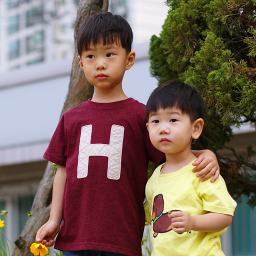
//> input picture SampleImages/boys2.bmp, 256 x 256 px
$ ./main   (built with g++ and OpenCV 4)
//> lines starting //> are read from the running program, lines starting //| are printed output that depends on the picture
### ProcessImage.h
#pragma once
#include "use_opencv.h"

void IppInverse(cv::InputArray src, cv::OutputArray dst);
void IppBrightness(cv::InputArray src, cv::OutputArray dst, int value);

### use_opencv.h
/////////////////////////////////////////////////////////////////////
// use_opencv.h
// written  by darkpgmr (http://darkpgmr.tistory.com), 2013


#pragma once

#include "opencv2/highgui/highgui.hpp"
#include "opencv2/imgproc/imgproc.hpp"
#include "opencv2/core/core.hpp"
// [16 lines of commented-out code are left out]

#ifdef _DEBUG
	#pragma comment(lib,"opencv_core300d.lib")
	#pragma comment(lib,"opencv_highgui300d.lib")
	#pragma comment(lib,"opencv_imgproc300d.lib")
//	#pragma comment(lib,"opencv_ximgproc300d.lib")
//	#pragma comment(lib,"opencv_video241d.lib")
//	#pragma comment(lib,"opencv_nonfree241d.lib")
//	#pragma comment(lib,"opencv_videostab241d.lib")
//	#pragma comment(lib,"opencv_features2d241d.lib")
//	#pragma comment(lib,"opencv_objdetect241d.lib")
//	#pragma comment(lib,"opencv_flann241d.lib")
//	#pragma comment(lib,"opencv_photo241d.lib")
//	#pragma comment(lib,"opencv_calib3d241d.lib")
//	#pragma comment(lib,"opencv_ml241d.lib")
//	#pragma comment(lib,"opencv_contrib241d.lib")
//	#pragma comment(lib,"opencv_ts241d.lib")
//	#pragma comment(lib,"opencv_stitching241d.lib")
//	#pragma comment(lib,"opencv_legacy241d.lib")
#else
	#pragma comment(lib,"opencv_core300.lib")
	#pragma comment(lib,"opencv_highgui300.lib")
	#pragma comment(lib,"opencv_imgproc300.lib")
	//#pragma comment(lib,"opencv_ximgproc300.lib")
//	#pragma comment(lib,"opencv_video241.lib")
//	#pragma comment(lib,"opencv_nonfree241.lib")
//	#pragma comment(lib,"opencv_videostab241.lib")
//	#pragma comment(lib,"opencv_features2d241.lib")
//	#pragma comment(lib,"opencv_objdetect241.lib")
//	#pragma comment(lib,"opencv_flann241.lib")
//	#pragma comment(lib,"opencv_photo241.lib")
//	#pragma comment(lib,"opencv_calib3d241.lib")
//	#pragma comment(lib,"opencv_ml241.lib")
//	#pragma comment(lib,"opencv_contrib241.lib")
//	#pragma comment(lib,"opencv_ts241.lib")
//	#pragma comment(lib,"opencv_stitching241.lib")
//	#pragma comment(lib,"opencv_legacy241.lib")
#endif

template<class T>
class TypedMat
{
	T** m_pData;
	int m_nChannels;
	int m_nRows, m_nCols;

public:
	TypedMat():m_pData(NULL),m_nChannels(1),m_nRows(0),m_nCols(0){}
	~TypedMat(){if(m_pData) delete [] m_pData;}

	// OpenCV Mat 연동 (메모리 공유)
	void Attach(const cv::Mat& m);
	void Attach(const IplImage& m);
	TypedMat(const cv::Mat& m):m_pData(NULL),m_nChannels(1),m_nRows(0),m_nCols(0) { Attach(m);}
	TypedMat(const IplImage& m):m_pData(NULL),m_nChannels(1),m_nRows(0),m_nCols(0) { Attach(m);}
	const TypedMat & operator =(const cv::Mat& m){ Attach(m); return *this;}
	const TypedMat & operator =(const IplImage& m){ Attach(m); return *this;}

	// 행(row) 반환
	T* GetPtr(int r)
	{ assert(r>=0 && r<m_nRows); return m_pData[r];}

	// 연산자 중첩 (원소접근) -- 2D
	T * operator [](int r)
	{ assert(r>=0 && r<m_nRows); return m_pData[r];}

	const T * operator [](int r) const
	{ assert(r>=0 && r<m_nRows); return m_pData[r];}

	// 연산자 중첩 (원소접근) -- 3D
	T & operator ()(int r, int c, int k)
	{ assert(r>=0 && r<m_nRows && c>=0 && c<m_nCols && k>=0 && k<m_nChannels); return m_pData[r][c*m_nChannels+k];}

	const T operator ()(int r, int c, int k) const
	{ assert(r>=0 && r<m_nRows && c>=0 && c<m_nCols && k>=0 && k<m_nChannels); return m_pData[r][c*m_nChannels+k];}
};

template<class T>
void TypedMat<T>::Attach(const cv::Mat& m)
{
	assert(sizeof(T)==m.elemSize1());

	m_nChannels = m.channels();
	m_nRows = m.rows;
	m_nCols = m.cols;

	if(m_pData) delete [] m_pData;
	m_pData = new T * [m_nRows];
	for(int r=0; r<m_nRows; r++)
	{
		m_pData[r] = (T *)(m.data + r*m.step);
	}
}

template<class T>
// [15 lines left out: function Attach, not called in this run]

### processImage.cpp
#include "ProcessImage.h"

using namespace cv;

// [17 lines left out: function IppInverse, not called in this run]

void IppBrightness(cv::InputArray src, cv::OutputArray dst, int value){

	Mat retArray;
	src.copyTo(retArray);

	TypedMat<unsigned char> pSrc;
	pSrc.Attach(retArray);


	for (int j = 0; j < retArray.rows; j++)
		for (int i = 0; i < retArray.cols; i++)
		{
			pSrc[j][i] = saturate_cast<unsigned char>(pSrc[j][i] + value);	  // saturate_cast<unsigned char> : limit range(0-255)
		}

	retArray.copyTo(dst);
}

### main.cpp
#include "use_opencv.h"
#include "ProcessImage.h"

using namespace cv;

int main(int, char)
{
	Mat inputImage = imread("./sampleImages/boys2.bmp",CV_LOAD_IMAGE_GRAYSCALE);	//load
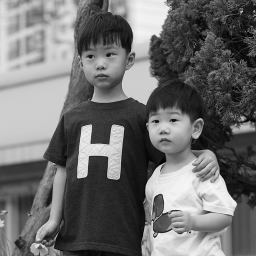
//> inputImage: 256 rows x 256 cols, CV_8UC1; min 1, max 248, mean 111.1
	Mat outputImage;

	//IppInverse(inputImage, outputImage);
	IppBrightness(inputImage, outputImage, 100);	//process
//> in IppBrightness, `retArray.copyTo(dst);`:
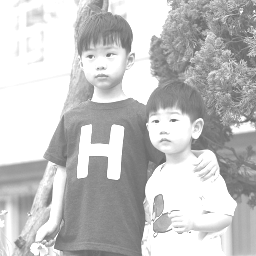
//> dst: 256 rows x 256 cols, CV_8UC1; min 101, max 255, mean 195.8

	namedWindow("input", 1);
	imshow("input", inputImage);

	namedWindow("output", 1);
	imshow("output", outputImage);			//show result

	imwrite("output.bmp", outputImage);		//saveBMP

	waitKey();
	return 0;
}

$ run again, with SampleImages/boys3.bmp copied over SampleImages/boys2.bmp
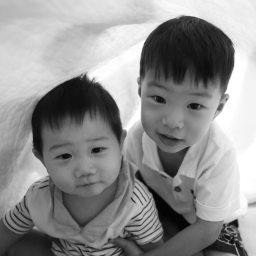
//> input picture SampleImages/boys3.bmp, 256 x 256 px
//> inputImage is the input picture: 256 rows x 256 cols, CV_8UC1; min 4, max 255, mean 143.3
//> in IppBrightness, `retArray.copyTo(dst);`:
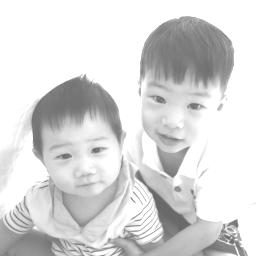
//> dst: 256 rows x 256 cols, CV_8UC1; min 104, max 255, mean 217.2
